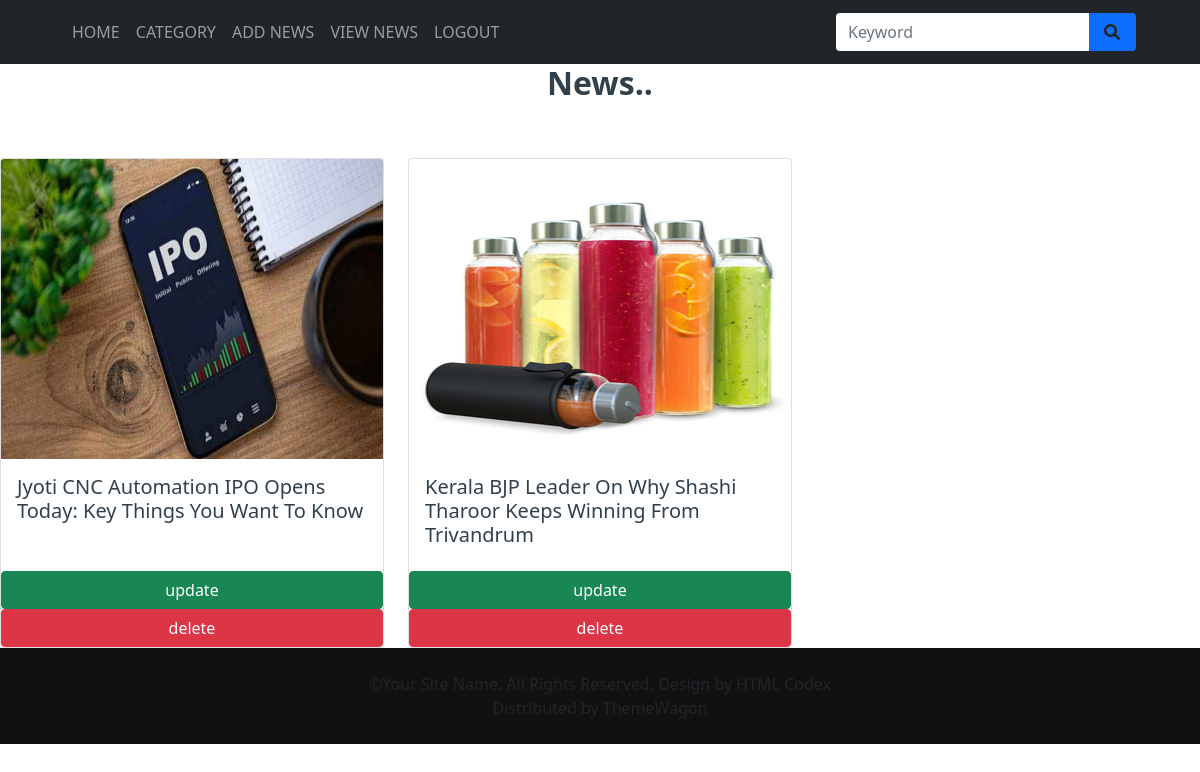
The page /staffviewbusinessnews/ (signed in) on the database its author committed.
### newsapp/models.py (models this page shows, shortened)
class Add_news(models.Model):
    name=models.CharField(max_length=50,null=True)
    category=models.CharField(max_length=25,null=True)
    description=models.TextField()
    img=models.ImageField(upload_to="gallery")
    date=models.DateTimeField(auto_now_add=True)
    time=models.TimeField(auto_now=True)
    district=models.CharField(max_length=25,null=True,default="All")
    status=models.CharField(max_length=30,default="pending")
    sid=models.ForeignKey(Staff_reg,on_delete=models.CASCADE)

### newsapp/views.py (the view)
# urls.py: path('staffviewbusinessnews/',views.staffviewbusinessnews),
def staffviewbusinessnews(request):
    id=request.session['uid']
    print(id,"aannnnnnnnn")
    sid=Staff_reg.objects.get(staff=id)
    news2=Add_news.objects.filter(sid=sid.id,category="business")
    return render(request,'staff/businessnews.html',{'news2':news2})

### templates/staff/businessnews.html
{% extends 'staff/staffbase.html' %}
{% load static %}
{% block content %}
<div class="container">
    <center><h2>News..</h2></center>
  </div>
  <br><br>
  <div class="row row-cols-1 row-cols-md-3 g-4">
    {% for i in news2 %}
    <div class="col">
      <div class="card h-100">
       <a href="/userviewnewsdetails?id={{i.id}}"> <img src="/static/media/{{i.img}}" class="card-img-top" style="height:300px;" alt="Palm Springs Road"/></a>
        <div class="card-body">
          <h5 class="card-title">{{i.name}}</h5>
        </div>
      <a href="/staffupdatenews?sid={{i.sid.id}}&nid={{i.id}}" class="btn btn-success">update</a>
      <a href="/staffdeletenews?sid={{i.sid.id}}&nid={{i.id}}" class="btn btn-danger">delete</a>
        </div>
      </div>
      {% endfor %}
  </div>
{% endblock %}

### rows shown on the page
Add_news: img (picture), name "Jyoti CNC Automation IPO Opens Today: Key Things You Want To Know"
Add_news: img (picture), name "Kerala BJP Leader On Why Shashi Tharoor Keeps Winning From Trivandrum"
